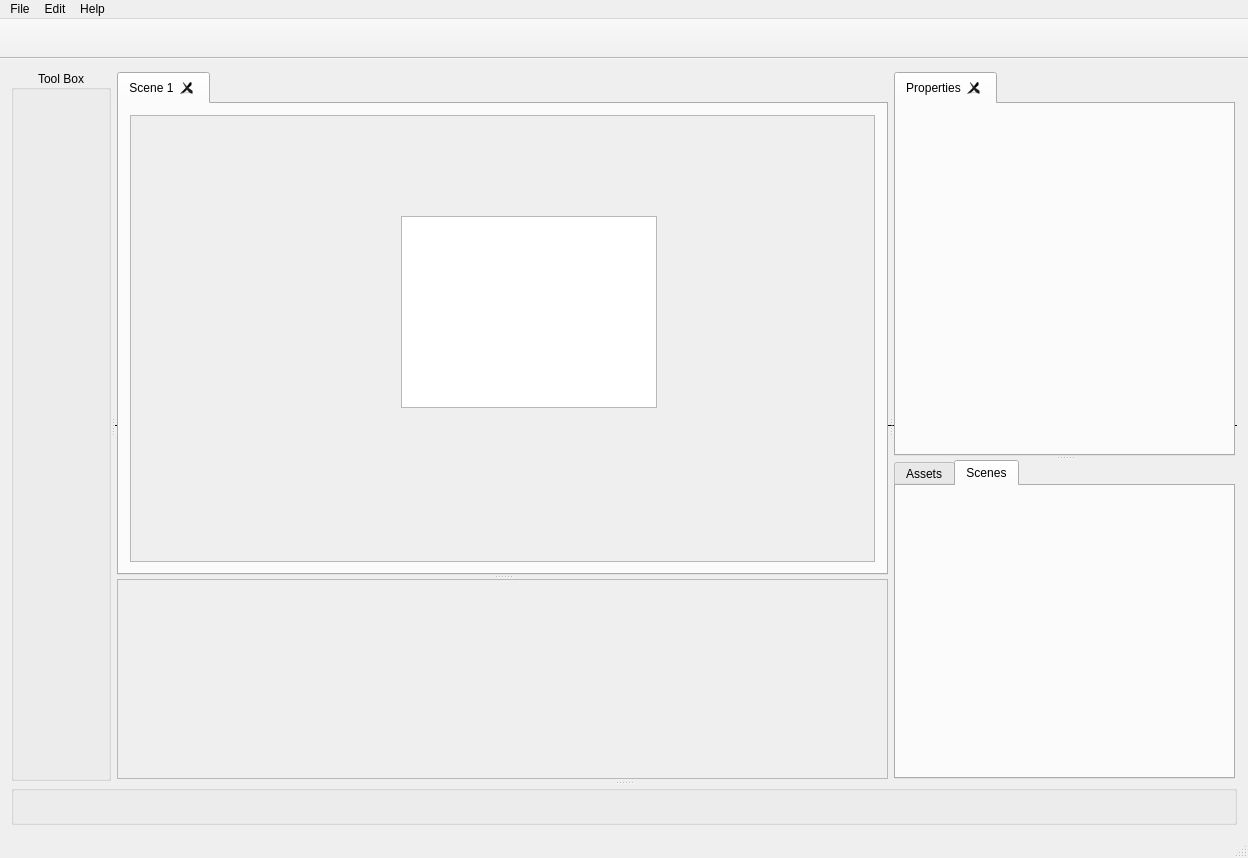
<?xml version="1.0" encoding="UTF-8"?>
<ui version="4.0">
 <class>AnimicClass</class>
 <widget class="QMainWindow" name="AnimicClass">
  <property name="geometry">
   <rect>
    <x>0</x>
    <y>0</y>
    <width>1248</width>
    <height>858</height>
   </rect>
  </property>
  <property name="windowTitle">
   <string>Animic</string>
  </property>
  <widget class="QWidget" name="centralWidget">
   <property name="sizePolicy">
    <sizepolicy hsizetype="Expanding" vsizetype="Expanding">
     <horstretch>50</horstretch>
     <verstretch>50</verstretch>
    </sizepolicy>
   </property>
   <property name="minimumSize">
    <size>
     <width>0</width>
     <height>0</height>
    </size>
   </property>
   <layout class="QGridLayout" name="gridLayout_2">
    <item row="0" column="0">
     <widget class="QSplitter" name="AllSplitter">
      <property name="sizePolicy">
       <sizepolicy hsizetype="Expanding" vsizetype="Expanding">
        <horstretch>0</horstretch>
        <verstretch>0</verstretch>
       </sizepolicy>
      </property>
      <property name="orientation">
       <enum>Qt::Vertical</enum>
      </property>
      <property name="childrenCollapsible">
       <bool>false</bool>
      </property>
      <widget class="QSplitter" name="TopBottomSplotter">
       <property name="orientation">
        <enum>Qt::Horizontal</enum>
       </property>
       <property name="childrenCollapsible">
        <bool>false</bool>
       </property>
       <widget class="QGroupBox" name="ToolBox">
        <property name="sizePolicy">
         <sizepolicy hsizetype="MinimumExpanding" vsizetype="Expanding">
          <horstretch>0</horstretch>
          <verstretch>0</verstretch>
         </sizepolicy>
        </property>
        <property name="minimumSize">
         <size>
          <width>50</width>
          <height>0</height>
         </size>
        </property>
        <property name="maximumSize">
         <size>
          <width>100</width>
          <height>16777215</height>
         </size>
        </property>
        <property name="title">
         <string>Tool Box</string>
        </property>
        <property name="alignment">
         <set>Qt::AlignCenter</set>
        </property>
       </widget>
       <widget class="QSplitter" name="PropMainSplitter">
        <property name="sizePolicy">
         <sizepolicy hsizetype="Expanding" vsizetype="Preferred">
          <horstretch>20</horstretch>
          <verstretch>0</verstretch>
         </sizepolicy>
        </property>
        <property name="frameShape">
         <enum>QFrame::HLine</enum>
        </property>
        <property name="orientation">
         <enum>Qt::Horizontal</enum>
        </property>
        <property name="childrenCollapsible">
         <bool>false</bool>
        </property>
        <widget class="QSplitter" name="MainSplitter">
         <property name="sizePolicy">
          <sizepolicy hsizetype="Expanding" vsizetype="Expanding">
           <horstretch>30</horstretch>
           <verstretch>0</verstretch>
          </sizepolicy>
         </property>
         <property name="frameShape">
          <enum>QFrame::HLine</enum>
         </property>
         <property name="orientation">
          <enum>Qt::Vertical</enum>
         </property>
         <property name="childrenCollapsible">
          <bool>false</bool>
         </property>
         <widget class="QTabWidget" name="Scene">
          <property name="tabsClosable">
           <bool>true</bool>
          </property>
          <widget class="QWidget" name="tab">
           <property name="sizePolicy">
            <sizepolicy hsizetype="Expanding" vsizetype="Expanding">
             <horstretch>0</horstretch>
             <verstretch>0</verstretch>
            </sizepolicy>
           </property>
           <attribute name="title">
            <string>Scene 1</string>
           </attribute>
           <layout class="QVBoxLayout" name="verticalLayout">
            <item>
             <widget class="QScrollArea" name="scrollArea_2">
              <property name="sizePolicy">
               <sizepolicy hsizetype="Expanding" vsizetype="Expanding">
                <horstretch>0</horstretch>
                <verstretch>0</verstretch>
               </sizepolicy>
              </property>
              <property name="minimumSize">
               <size>
                <width>0</width>
                <height>300</height>
               </size>
              </property>
              <property name="widgetResizable">
               <bool>true</bool>
              </property>
              <widget class="QWidget" name="scrollAreaWidgetContents_2">
               <property name="geometry">
                <rect>
                 <x>0</x>
                 <y>0</y>
                 <width>760</width>
                 <height>432</height>
                </rect>
               </property>
               <property name="sizePolicy">
                <sizepolicy hsizetype="Expanding" vsizetype="Expanding">
                 <horstretch>0</horstretch>
                 <verstretch>0</verstretch>
                </sizepolicy>
               </property>
               <property name="acceptDrops">
                <bool>true</bool>
               </property>
               <widget class="QGraphicsView" name="graphicsView">
                <property name="geometry">
                 <rect>
                  <x>270</x>
                  <y>100</y>
                  <width>256</width>
                  <height>192</height>
                 </rect>
                </property>
                <property name="dragMode">
                 <enum>QGraphicsView::ScrollHandDrag</enum>
                </property>
               </widget>
              </widget>
             </widget>
            </item>
           </layout>
          </widget>
         </widget>
         <widget class="QScrollArea" name="Timeline">
          <property name="minimumSize">
           <size>
            <width>0</width>
            <height>200</height>
           </size>
          </property>
          <property name="widgetResizable">
           <bool>true</bool>
          </property>
          <widget class="QWidget" name="scrollAreaWidgetContents">
           <property name="geometry">
            <rect>
             <x>0</x>
             <y>0</y>
             <width>788</width>
             <height>198</height>
            </rect>
           </property>
           <property name="sizePolicy">
            <sizepolicy hsizetype="Expanding" vsizetype="Expanding">
             <horstretch>0</horstretch>
             <verstretch>0</verstretch>
            </sizepolicy>
           </property>
          </widget>
         </widget>
        </widget>
        <widget class="QSplitter" name="propertiesSplitter">
         <property name="sizePolicy">
          <sizepolicy hsizetype="Expanding" vsizetype="Expanding">
           <horstretch>10</horstretch>
           <verstretch>0</verstretch>
          </sizepolicy>
         </property>
         <property name="frameShape">
          <enum>QFrame::HLine</enum>
         </property>
         <property name="orientation">
          <enum>Qt::Vertical</enum>
         </property>
         <property name="childrenCollapsible">
          <bool>false</bool>
         </property>
         <widget class="QTabWidget" name="Properties">
          <property name="minimumSize">
           <size>
            <width>300</width>
            <height>0</height>
           </size>
          </property>
          <property name="maximumSize">
           <size>
            <width>16777215</width>
            <height>16777215</height>
           </size>
          </property>
          <property name="currentIndex">
           <number>0</number>
          </property>
          <property name="tabsClosable">
           <bool>true</bool>
          </property>
          <widget class="QWidget" name="tab_3">
           <attribute name="title">
            <string>Properties</string>
           </attribute>
          </widget>
         </widget>
         <widget class="QTabWidget" name="Management">
          <property name="minimumSize">
           <size>
            <width>300</width>
            <height>0</height>
           </size>
          </property>
          <property name="currentIndex">
           <number>1</number>
          </property>
          <widget class="QWidget" name="tab_5">
           <attribute name="title">
            <string>Assets</string>
           </attribute>
          </widget>
          <widget class="QWidget" name="tab_6">
           <attribute name="title">
            <string>Scenes</string>
           </attribute>
          </widget>
         </widget>
        </widget>
       </widget>
      </widget>
      <widget class="QGroupBox" name="AuxBox">
       <property name="sizePolicy">
        <sizepolicy hsizetype="Expanding" vsizetype="MinimumExpanding">
         <horstretch>0</horstretch>
         <verstretch>0</verstretch>
        </sizepolicy>
       </property>
       <property name="minimumSize">
        <size>
         <width>0</width>
         <height>40</height>
        </size>
       </property>
       <property name="maximumSize">
        <size>
         <width>16777215</width>
         <height>40</height>
        </size>
       </property>
       <property name="title">
        <string/>
       </property>
      </widget>
     </widget>
    </item>
   </layout>
  </widget>
  <widget class="QMenuBar" name="menuBar">
   <property name="geometry">
    <rect>
     <x>0</x>
     <y>0</y>
     <width>1248</width>
     <height>26</height>
    </rect>
   </property>
   <property name="sizePolicy">
    <sizepolicy hsizetype="Expanding" vsizetype="Minimum">
     <horstretch>0</horstretch>
     <verstretch>0</verstretch>
    </sizepolicy>
   </property>
   <widget class="QMenu" name="menuFile">
    <property name="title">
     <string>File</string>
    </property>
    <addaction name="actionNew_Project"/>
    <addaction name="actionOpen_Project"/>
    <addaction name="separator"/>
    <addaction name="actionNew_Scene_2"/>
    <addaction name="actionSave_2"/>
    <addaction name="actionSave_As_2"/>
    <addaction name="actionOpen_2"/>
    <addaction name="separator"/>
    <addaction name="actionPreference"/>
    <addaction name="separator"/>
    <addaction name="actionClose_Scene"/>
    <addaction name="actionClose_Project"/>
   </widget>
   <widget class="QMenu" name="menuEdit">
    <property name="title">
     <string>Edit</string>
    </property>
   </widget>
   <widget class="QMenu" name="menuHelp">
    <property name="title">
     <string>Help</string>
    </property>
    <addaction name="actionAbout"/>
   </widget>
   <addaction name="menuFile"/>
   <addaction name="menuEdit"/>
   <addaction name="menuHelp"/>
  </widget>
  <widget class="QToolBar" name="mainToolBar">
   <property name="sizePolicy">
    <sizepolicy hsizetype="Expanding" vsizetype="Expanding">
     <horstretch>0</horstretch>
     <verstretch>0</verstretch>
    </sizepolicy>
   </property>
   <property name="minimumSize">
    <size>
     <width>0</width>
     <height>40</height>
    </size>
   </property>
   <property name="movable">
    <bool>false</bool>
   </property>
   <attribute name="toolBarArea">
    <enum>TopToolBarArea</enum>
   </attribute>
   <attribute name="toolBarBreak">
    <bool>false</bool>
   </attribute>
  </widget>
  <widget class="QStatusBar" name="statusBar">
   <property name="sizePolicy">
    <sizepolicy hsizetype="Expanding" vsizetype="Preferred">
     <horstretch>0</horstretch>
     <verstretch>0</verstretch>
    </sizepolicy>
   </property>
  </widget>
  <action name="actionNew_Project">
   <property name="text">
    <string>New Project</string>
   </property>
  </action>
  <action name="actionNew_Scene">
   <property name="text">
    <string>New Scene</string>
   </property>
  </action>
  <action name="actionSave">
   <property name="text">
    <string>Save</string>
   </property>
  </action>
  <action name="actionSave_As">
   <property name="text">
    <string>Save As</string>
   </property>
  </action>
  <action name="actionOpen">
   <property name="text">
    <string>Open</string>
   </property>
  </action>
  <action name="actionOpen_Project">
   <property name="text">
    <string>Open Project</string>
   </property>
  </action>
  <action name="actionNew_Scene_2">
   <property name="text">
    <string>New Scene</string>
   </property>
  </action>
  <action name="actionSave_2">
   <property name="text">
    <string>Save</string>
   </property>
  </action>
  <action name="actionSave_As_2">
   <property name="text">
    <string>Save As</string>
   </property>
  </action>
  <action name="actionOpen_2">
   <property name="text">
    <string>Open</string>
   </property>
  </action>
  <action name="actionPreference">
   <property name="text">
    <string>Preference</string>
   </property>
  </action>
  <action name="actionClose_Scene">
   <property name="text">
    <string>Close Scene</string>
   </property>
  </action>
  <action name="actionClose_Project">
   <property name="text">
    <string>Close Project</string>
   </property>
  </action>
  <action name="actionAbout">
   <property name="text">
    <string>About</string>
   </property>
  </action>
 </widget>
 <layoutdefault spacing="6" margin="11"/>
 <resources>
  <include location="animic.qrc"/>
 </resources>
 <connections/>
</ui>
